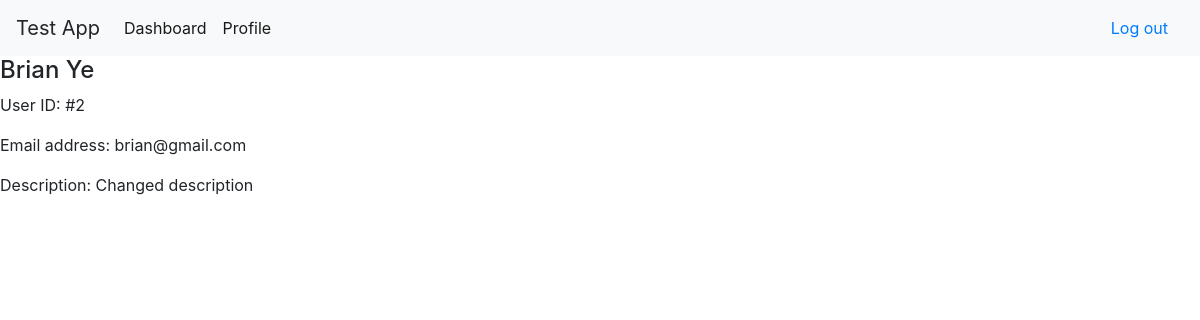
The app's page /users/show/2 (signed in), older data.
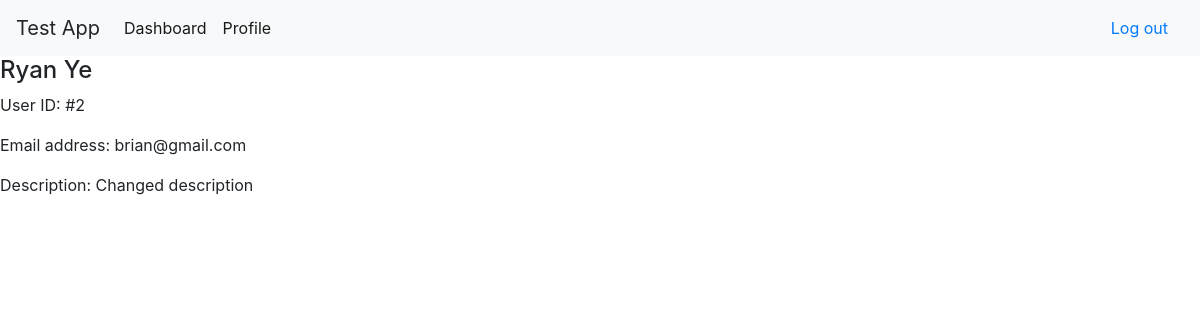
The same page, newer data.
### user/models.py (models this page shows)
class User(models.Model):
    user_level = models.IntegerField()
    email = models.CharField(max_length=255)
    first_name = models.CharField(max_length=50)
    last_name = models.CharField(max_length=50)
    password = models.CharField(max_length=60)
    description = models.TextField()
    created_at = models.DateTimeField(auto_now_add=True)
    updated_at = models.DateTimeField(auto_now=True)
    objects = UserManager()

### user/views.py (the view)
# urls.py: path('users/show/<int:user_id>', views.show),
def show(request, user_id):
    user = User.objects.get(id=user_id)
    account = User.objects.get(id=request.session['user_id'])
    context = {
        'user': user,
        'account': account,
    }
    return render(request, 'profile.html', context)

### user/templates/profile.html (shortened to what this page needs)
<!DOCTYPE html>
<html>
    <head>
        <link rel="stylesheet" href="https://stackpath.bootstrapcdn.com/bootstrap/4.3.1/css/bootstrap.min.css">
    </head>
    <body>
        <nav class="navbar navbar-expand-lg navbar-light bg-light">
            <a class="navbar-brand" >Test App</a>
            <div class="collapse navbar-collapse" id="navbarSupportedContent">
                <ul class="navbar-nav mr-auto">
                    <li class="nav-item active">
                        <a class="nav-link" href="/check_admin">Dashboard <span class="sr-only">(current)</span></a>
                    </li>
                    <li class="nav-item active">
                        <a class="nav-link" href="/users/edit">Profile <span class="sr-only">(current)</span></a>
                    </li>
                </ul>
                <form class="form-inline my-2 my-lg-0">
                    <a class="nav-link" href="/logout"> Log out <span class="sr-only">(current)</span></a>
                </form>
            </div>
        </nav>
        <h4>{{user.first_name}} {{user.last_name}}</h4>
        <p>User ID: #{{user.id}}</p>
        <p>Email address: {{user.email}}</p>
        <p>Description: {{user.description}}</p>
    </body>
</html>

Row changes from the older to the newer data that the page shows:
changed User "Ye": first_name "Brian" → "Ryan"
